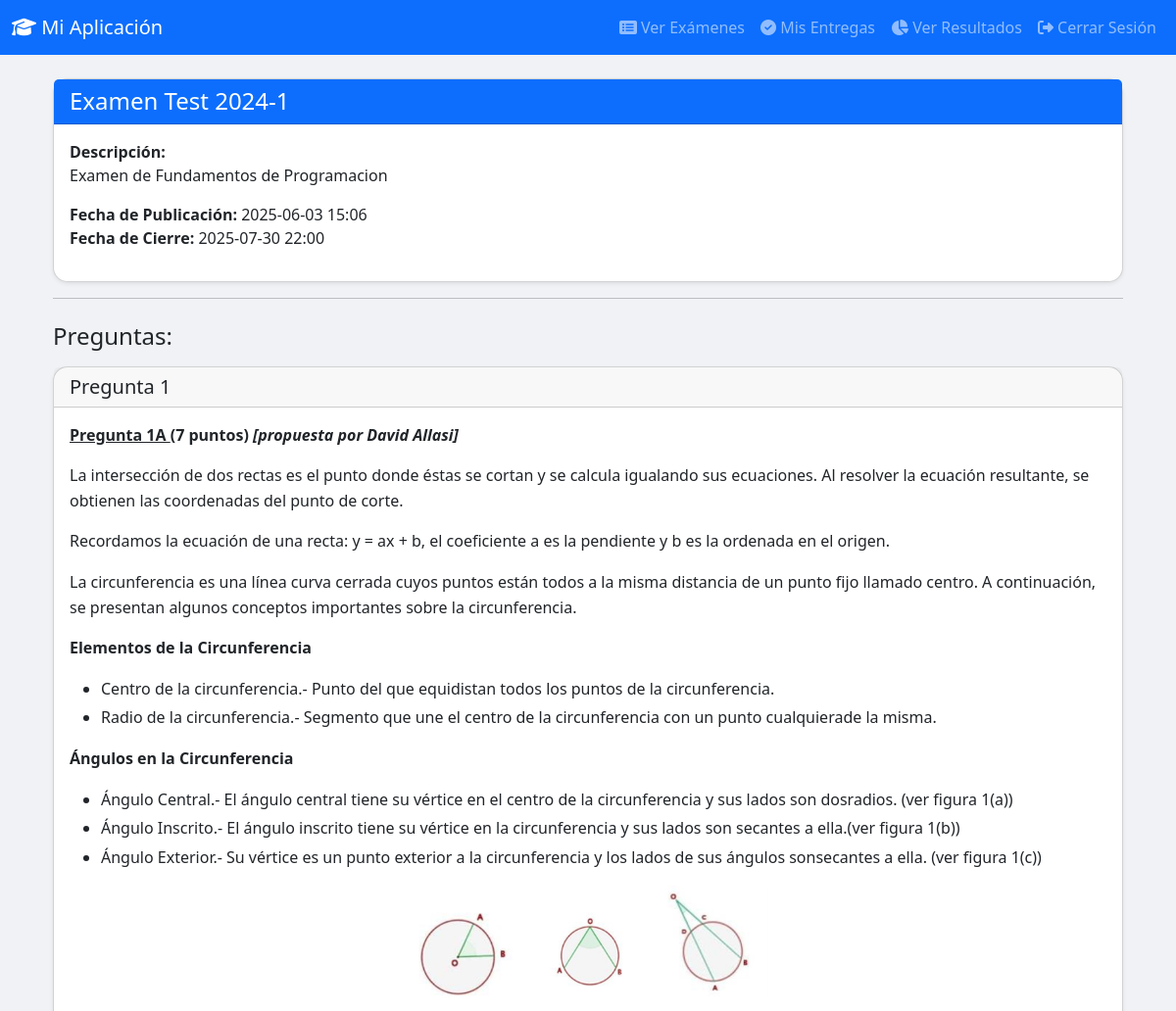
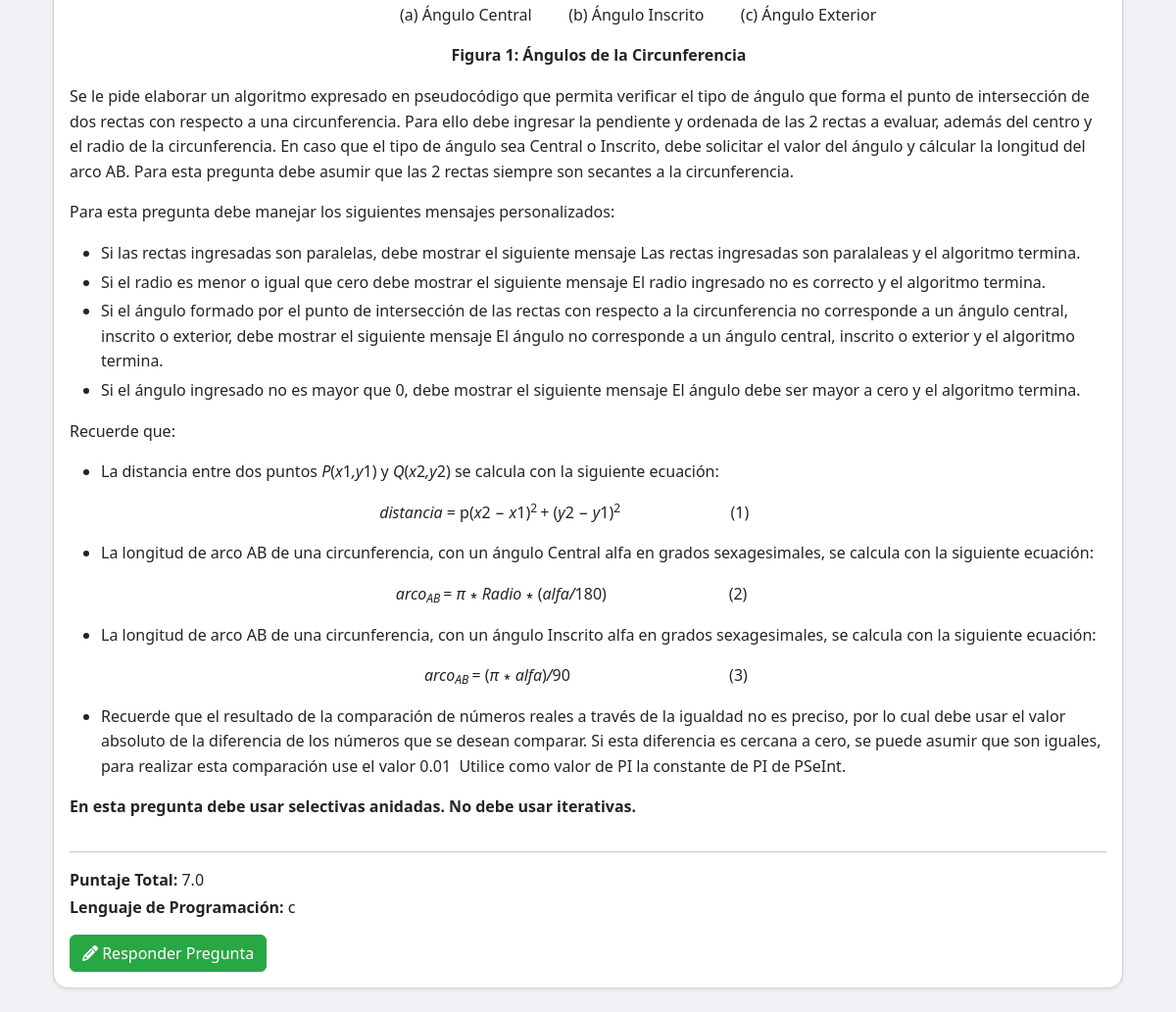
The app's page /examen/10 (signed in) with its own data (2 pictures, top to bottom).
### models.py (models this page shows, shortened)
class Examen(db.Model):
    __tablename__ = 'examen'
    id = db.Column(db.Integer, primary_key=True)
    titulo = db.Column(db.String(200), nullable=False)
    descripcion = db.Column(db.Text, nullable=False)
    fecha_publicacion = db.Column(db.DateTime, nullable=False, default=datetime.utcnow)
    fecha_cierre = db.Column(db.DateTime, nullable=False)
    horario_id = db.Column(db.Integer, db.ForeignKey('horario.id'), nullable=False)
    preguntas = db.relationship('Pregunta', backref='examen', lazy=True, cascade="all, delete-orphan")
    configuracion_examen = db.relationship('ConfiguracionExamen', back_populates='examen', uselist=False)
    __table_args__ = (
        db.Index('ix_examen_titulo', 'titulo'),  # Índice para mejorar las consultas por título de examen
    )

class Pregunta(db.Model):
    __tablename__ = 'pregunta'
    id = db.Column(db.Integer, primary_key=True)
    enunciado = db.Column(db.Text, nullable=False)
    puntaje_total = db.Column(db.Float, nullable=False)
    lenguaje_programacion = db.Column(db.String(50), nullable=False)
    solucion_modelo = db.Column(db.Text, nullable=True)
    rubrica_evaluacion = db.Column(db.Text, nullable=True, comment="Rubrica en formato JSON para la evaluación con LLM")
    examen_id = db.Column(db.Integer, db.ForeignKey('examen.id'), nullable=False)
    configuracion_formato_json = db.Column(
        db.Text,
        nullable=True,
        comment='Configuración del linter en JSON. Ej: {"perfil": "flake8", "args_adicionales": "--ignore=E501"}'
    )
    casos_de_prueba = db.relationship('CasoDePrueba', backref='pregunta', lazy=True, cascade="all, delete-orphan")
    entregas = db.relationship('Entrega', backref='pregunta', lazy='dynamic')

### routes.py (the view)
@app.route('/examen/<int:examen_id>')
@login_required
def ver_examen(examen_id):
    from datetime import datetime  # asegúrate de que datetime esté importado
    examen = Examen.query.get_or_404(examen_id)
    if examen.horario not in current_user.horarios:
        flash('No tienes acceso a este examen.', 'danger')
        return redirect(url_for('dashboard'))
    if current_user.rol == 'docente':
        form = DeleteForm()
        return render_template('ver_examen.html', examen=examen, form=form, now=datetime.utcnow())
    elif current_user.rol == 'alumno':
        return render_template('ver_examen_alumno.html', examen=examen, now=datetime.utcnow())  # <-- añadir now=datetime.utcnow()
    else:
        flash('Rol de usuario desconocido.', 'danger')
        return redirect(url_for('logout'))

### models.py (called while the page is built)
@login_manager.user_loader
def load_user(user_id):
    return Usuario.query.get(int(user_id))

### templates/ver_examen_alumno.html (shortened to what this page needs)
{% extends "base.html" %}
{% block content %}
<div class="container mt-4">
    <div class="card shadow-sm">
        <div class="card-header bg-primary text-white">
            <h2 class="mb-0 h4">{{ examen.titulo }}</h2>
        </div>
        <div class="card-body">
            <p><strong>Descripción:</strong><br>{{ examen.descripcion }}</p>
            <p>
                <strong>Fecha de Publicación:</strong> {{ examen.fecha_publicacion.strftime('%Y-%m-%d %H:%M') }}<br>
                <strong>Fecha de Cierre:</strong> {{ examen.fecha_cierre.strftime('%Y-%m-%d %H:%M') }}
            </p>
        </div>
    </div>
    <hr>
    <h4 class="mt-4 mb-3">Preguntas:</h4>
    {% if examen.preguntas %}
        {% for pregunta in examen.preguntas %}
            <div class="card mb-4 shadow-sm">
                <div class="card-header">
                    <h5 class="mb-0">Pregunta {{ loop.index }}</h5>
                </div>
                <div class="card-body">
                    <div class="enunciado-contenido mb-3">
                        {{ pregunta.enunciado | safe }}
                    </div>
                    <hr>
                    <p class="mb-1"><strong>Puntaje Total:</strong> {{ pregunta.puntaje_total }}</p>
                    <p class="mb-3"><strong>Lenguaje de Programación:</strong> {{ pregunta.lenguaje_programacion }}</p>
                    {% if now < examen.fecha_cierre %}
                        <a href="{{ url_for('responder_pregunta', pregunta_id=pregunta.id) }}" class="btn btn-success">
                            <i class="fas fa-pencil-alt"></i> Responder Pregunta
                        </a>
                    {% else %}
                        <button class="btn btn-secondary" disabled>
                            <i class="fas fa-lock"></i> Examen Cerrado
                        </button>
                    {% endif %}
                </div>
            </div>
        {% endfor %}
    {% else %}
        <div class="alert alert-info">
            Este examen aún no tiene preguntas.
        </div>
    {% endif %}
</div>
{% endblock %}

### templates/base.html (shortened to what this page needs)
<!DOCTYPE html>
<html lang="es">
<head>
    <link href="https://cdn.jsdelivr.net/npm/bootstrap@5.3.0/dist/css/bootstrap.min.css" rel="stylesheet">
    <link rel="stylesheet" href="https://cdnjs.cloudflare.com/ajax/libs/font-awesome/6.4.0/css/all.min.css">
    <link rel="stylesheet" href="{{ url_for('static', filename='css/styles.css') }}">
</head>
<body>
    <nav class="navbar navbar-expand-lg navbar-dark bg-primary">
        <div class="container-fluid">
            <a class="navbar-brand" href="{{ url_for('dashboard') }}">
                <i class="fas fa-graduation-cap"></i> Mi Aplicación
            </a>
            {% if current_user.is_authenticated %}
            <div class="collapse navbar-collapse" id="navbarNav">
                <ul class="navbar-nav ms-auto">
                    {% if current_user.rol == 'docente' %}
                        <li class="nav-item">
                            <a class="nav-link" href="{{ url_for('crear_examen') }}">
                                <i class="fas fa-plus-circle"></i> Crear Examen
                            </a>
                        </li>
                        <li class="nav-item">
                            <a class="nav-link" href="{{ url_for('gestionar_examenes') }}">
                                <i class="fas fa-edit"></i> Gestionar Exámenes
                            </a>
                        </li>
                    {% elif current_user.rol == 'alumno' %}
                        <li class="nav-item">
                            <a class="nav-link" href="{{ url_for('ver_examenes') }}">
                                <i class="fas fa-list-alt"></i> Ver Exámenes
                            </a>
                        </li>
                        <li class="nav-item">
                            <a class="nav-link" href="{{ url_for('mis_entregas') }}">
                                <i class="fas fa-check-circle"></i> Mis Entregas
                            </a>
                        </li>
                        <li class="nav-item">
                            <a class="nav-link" href="{{ url_for('mis_evaluaciones') }}">
                                <i class="fas fa-chart-pie"></i> Ver Resultados
                            </a>
                        </li>
                    {% endif %}
                    <li class="nav-item">
                        <a class="nav-link" href="{{ url_for('logout') }}">
                            <i class="fas fa-sign-out-alt"></i> Cerrar Sesión
                        </a>
                    </li>
                </ul>
            </div>
            {% endif %}
        </div>
    </nav>
    <div class="container mt-4">
        {% block content %}
        {% endblock %}
    </div>
</body>
</html>

### static/css/styles.css (style rules this page uses)
body { background-color: #f0f2f5; }
.card { border-radius: 15px; transition: transform 0.2s; }
.btn-success { background-color: #28a745; border-color: #28a745; }
.enunciado-contenido { line-height: 1.6; font-size: 1rem; color: #212529; }
.enunciado-contenido p { margin-top: 0; margin-bottom: 1rem; }
.enunciado-contenido strong { font-weight: bold; }
.enunciado-contenido em, .enunciado-contenido i { font-style: italic; }
.enunciado-contenido u { text-decoration: underline; }
.enunciado-contenido ul, .enunciado-contenido ol { margin-top: 0; margin-bottom: 1rem; padding-left: 2rem; }
.enunciado-contenido li { margin-bottom: 0.25rem; }
.enunciado-contenido figure.image { display: block; margin-top: 1em; margin-bottom: 1em; clear: both; margin-left: auto; margin-right: auto; text-align: center; }
.enunciado-contenido figure.image img { display: block; max-width: 100%; height: auto; margin-left: auto; margin-right: auto; border-radius: 0.25rem; }
.enunciado-contenido figure.image.image_resized { width: 34.85%; }
.enunciado-contenido figure.image.image_resized img { width: 100%; }
.enunciado-contenido::after, .enunciado-contenido p:has(figure.image[style*="float"])::after, .enunciado-contenido p:has(figure.image-style-align-left)::after, .enunciado-contenido p:has(figure.image-style-align-right)::after, .enunciado-contenido p:has(figure.image-style-side)::after { content: ""; display: table; clear: both; }

### records on screen
Examen: titulo "Examen Test 2024-1", descripcion "Examen de Fundamentos de Programacion", fecha_publicacion "2025-06-03 15:06", fecha_cierre "2025-07-30 22:00"
Pregunta: enunciado "Pregunta 1A (7 puntos) [propuesta por David Allasi] La intersección de dos rectas es el punto donde éstas se cortan y se calcula igualando sus ecuaciones. Al resolver la ecuación resultante, se obtienen las coordenadas del punto de corte. Recordamos la ecuación de una recta: y = ax + b, el coeficiente a es la pendiente y b es la ordenada en el origen. La circunferencia es una línea curva cerrada cuyos puntos están todos a la misma distancia de un punto fijo llamado centro. A continuación, se presentan algunos conceptos importantes sobre la circunferencia. Elementos de la Circunferencia Centro de la circunferencia.- Punto del que equidistan todos los puntos de la circunferencia. Radio de la…", enunciado (picture), puntaje_total "7.0", lenguaje_programacion "c"
